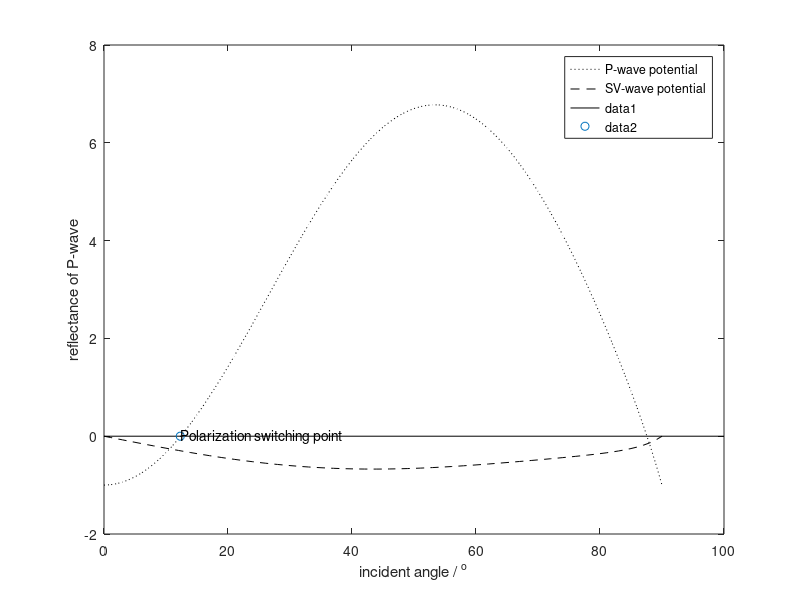

This figure's MATLAB source:
% P4_1
alpha = 5; beta = 3;
beta2 = beta * beta;
alpha2 = alpha * alpha;
ip = 0:90;
is = rad2deg(asin(beta / alpha * sin(deg2rad(ip))));
den = beta2 * sin(deg2rad(2 * ip)) .* sin(deg2rad(2 * is)) + alpha2 * cos(deg2rad(2 * is)) .^ 2;
AA = beta2 * sin(deg2rad(2 * ip)) .* sin(deg2rad(2 * is)) - alpha2 * cos(deg2rad(2 * is)) .^ 2 ./ den;
BA = -2 * beta2 * sin(deg2rad(2 * ip)) .* cos(deg2rad(2 * is)) ./ den;
plot(ip, AA, 'k:', ip, BA, 'k--')
legend('P-wave potential', 'SV-wave potential');
xlabel('incident angle / ^o');
ylabel('reflectance of P-wave');
hold on
plot(xlim, [0 0],'k');
plot(12.3, 0, 'o')
text(12.3, 0, 'Polarization switching point')